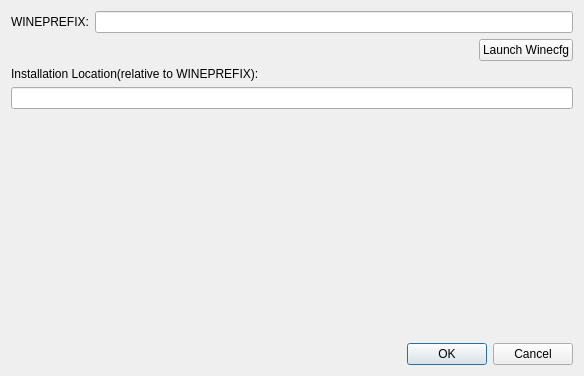
<?xml version="1.0" encoding="UTF-8"?>
<ui version="4.0">
 <class>SettingsDialog</class>
 <widget class="QDialog" name="SettingsDialog">
  <property name="geometry">
   <rect>
    <x>0</x>
    <y>0</y>
    <width>584</width>
    <height>376</height>
   </rect>
  </property>
  <property name="windowTitle">
   <string>Dialog</string>
  </property>
  <layout class="QVBoxLayout" name="verticalLayout">
   <item>
    <widget class="QWidget" name="widget" native="true">
     <layout class="QHBoxLayout" name="horizontalLayout">
      <property name="leftMargin">
       <number>0</number>
      </property>
      <property name="topMargin">
       <number>0</number>
      </property>
      <property name="rightMargin">
       <number>0</number>
      </property>
      <property name="bottomMargin">
       <number>0</number>
      </property>
      <item>
       <widget class="QLabel" name="wineprefixLabel">
        <property name="text">
         <string>WINEPREFIX:</string>
        </property>
       </widget>
      </item>
      <item>
       <widget class="QLineEdit" name="wineprefix"/>
      </item>
     </layout>
    </widget>
   </item>
   <item>
    <widget class="QWidget" name="widget_2" native="true">
     <layout class="QHBoxLayout" name="horizontalLayout_2">
      <property name="leftMargin">
       <number>0</number>
      </property>
      <property name="topMargin">
       <number>0</number>
      </property>
      <property name="rightMargin">
       <number>0</number>
      </property>
      <property name="bottomMargin">
       <number>0</number>
      </property>
      <item>
       <spacer name="horizontalSpacer">
        <property name="orientation">
         <enum>Qt::Horizontal</enum>
        </property>
        <property name="sizeHint" stdset="0">
         <size>
          <width>40</width>
          <height>20</height>
         </size>
        </property>
       </spacer>
      </item>
      <item>
       <widget class="QPushButton" name="launchWinecfg">
        <property name="text">
         <string>Launch Winecfg</string>
        </property>
       </widget>
      </item>
     </layout>
    </widget>
   </item>
   <item>
    <widget class="QWidget" name="widget_3" native="true">
     <layout class="QVBoxLayout" name="verticalLayout_2">
      <property name="leftMargin">
       <number>0</number>
      </property>
      <property name="topMargin">
       <number>0</number>
      </property>
      <property name="rightMargin">
       <number>0</number>
      </property>
      <property name="bottomMargin">
       <number>0</number>
      </property>
      <item>
       <widget class="QLabel" name="label">
        <property name="text">
         <string>Installation Location(relative to WINEPREFIX):</string>
        </property>
       </widget>
      </item>
      <item>
       <widget class="QLineEdit" name="installLocation"/>
      </item>
     </layout>
    </widget>
   </item>
   <item>
    <spacer name="verticalSpacer">
     <property name="orientation">
      <enum>Qt::Vertical</enum>
     </property>
     <property name="sizeHint" stdset="0">
      <size>
       <width>20</width>
       <height>40</height>
      </size>
     </property>
    </spacer>
   </item>
   <item>
    <widget class="QDialogButtonBox" name="buttonBox">
     <property name="orientation">
      <enum>Qt::Horizontal</enum>
     </property>
     <property name="standardButtons">
      <set>QDialogButtonBox::Cancel|QDialogButtonBox::Ok</set>
     </property>
    </widget>
   </item>
  </layout>
 </widget>
 <resources/>
 <connections>
  <connection>
   <sender>buttonBox</sender>
   <signal>accepted()</signal>
   <receiver>SettingsDialog</receiver>
   <slot>accept()</slot>
   <hints>
    <hint type="sourcelabel">
     <x>248</x>
     <y>254</y>
    </hint>
    <hint type="destinationlabel">
     <x>157</x>
     <y>274</y>
    </hint>
   </hints>
  </connection>
  <connection>
   <sender>buttonBox</sender>
   <signal>rejected()</signal>
   <receiver>SettingsDialog</receiver>
   <slot>reject()</slot>
   <hints>
    <hint type="sourcelabel">
     <x>316</x>
     <y>260</y>
    </hint>
    <hint type="destinationlabel">
     <x>286</x>
     <y>274</y>
    </hint>
   </hints>
  </connection>
 </connections>
</ui>
